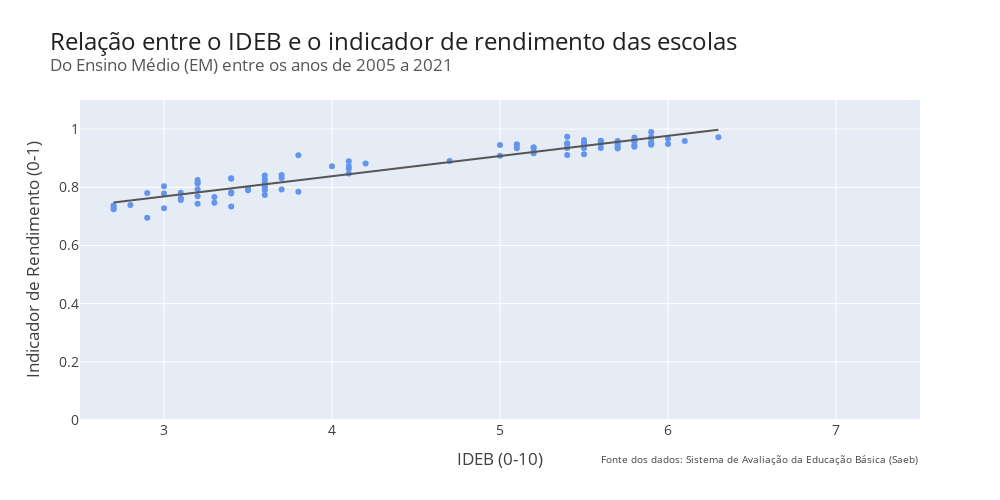

Notebook code cell kept with this figure:
### Markdown cell above
#### Gerando o gráfico

### Code cell
# Importando a biblioteca
import plotly.express as px

# Gerando o gráfico de dispersão com uma reta representando um modelo de regressão linear (OLS - Mínimos Quadrados Ordinários)
fig = px.scatter(ideb_em, x="ideb", y="indicador_rendimento", trendline = 'ols',
                 color_discrete_sequence = [AZUL3], trendline_color_override=CINZA3,
                 labels = {"ideb":"IDEB", "indicador_rendimento":"Indicador de Rendimento"})

# Ajustando o layout do gráfico
fig.update_layout(width=1000, height=500, yaxis_range = [0, 1.1], xaxis_range = [2.5, 7.5],
                  margin = dict(t=100), font_size=14, font_color= CINZA2,
                  title_font_color= CINZA1, title_font_size=24,
                  title_text='Relação entre o IDEB e o indicador de rendimento das escolas' +
                             '<br><sup size=1 style="color:#555655">Do Ensino Médio (EM) entre os anos de 2005 a 2021</sup>',
                  xaxis_title='IDEB (0-10)', yaxis_title='Indicador de Rendimento (0-1)')

# Dados ao passar o mouse
fig.update_traces(hovertemplate = "<b>IDEB:</b> %{x} <br><b>Indicador de Rend:</b> %{y}", selector = dict(type='scatter', mode = "markers"))

fig.add_annotation(text='Fonte dos dados: <a href="https://www.gov.br/inep/pt-br/areas-de-atuacao/avaliacao-e-exames-educacionais/saeb">'
                        'Sistema de Avaliação da Educação Básica (Saeb)</a>',
                   align="left", xref="paper", yref = "paper", x=1, y=-0.15, showarrow=False, font_size=10)
fig.show()

### Figure 1 — Plotly figure (JSON) as saved in the notebook; plotly's stock layout.template omitted (floating-point values rounded to 4 significant figures)
{"data": [{"hovertemplate": "<b>IDEB:</b> %{x} <br><b>Indicador de Rend:</b> %{y}", "legendgroup": "", "marker": {"color": "#6495ED", "symbol": "circle"}, "mode": "markers", "name": "", "orientation": "v", "showlegend": false, "type": "scatter", "x": [2.9, 5.7, 2.7, 5.2, 2.7, 5.0, 3.2, 5.7, 3.4, 5.9, 3.0, 5.5, 2.8, 5.1, 2.7, 5.1, 3.4, 5.7, 3.6, 5.8, 3.2, 5.8, 3.1, 5.2, 3.1, 5.4, 3.5, 5.6, 3.8, 5.9, 3.3, 5.6, 3.0, 5.4, 3.1, 5.2, 3.6, 5.8, 3.7, 6.0, 3.3, 5.6, 3.0, 5.2, 2.9, 5.0, 3.6, 5.4, 3.6, 5.7, 3.4, 5.4, 3.2, 5.1, 3.2, 4.7, 3.7, 5.5, 3.5, 5.6, 3.7, 5.7, 3.2, 5.5, 3.2, 5.5, 3.6, 5.9, 3.6, 5.9, 4.1, 6.1, 3.6, 5.8, 3.4, 5.8, 4.1, 6.0, 4.1, 6.3, 5.4, 3.4, 5.4, 3.8, 5.5, 4.1, 5.9, 4.2, 5.9, 4.0], "xaxis": "x", "y": [0.6951, 0.9432, 0.7308, 0.9168, 0.737, 0.9082, 0.7695, 0.9331, 0.7342, 0.9525, 0.7283, 0.9347, 0.7386, 0.9345, 0.7242, 0.9449, 0.7784, 0.936, 0.7737, 0.9562, 0.7434, 0.9445, 0.7622, 0.9214, 0.7567, 0.9363, 0.7895, 0.9352, 0.7846, 0.9465, 0.7465, 0.9508, 0.7784, 0.9357, 0.7813, 0.9379, 0.7897, 0.9394, 0.7924, 0.9485, 0.7666, 0.9582, 0.8033, 0.9353, 0.7799, 0.945, 0.8153, 0.9109, 0.8038, 0.9524, 0.7833, 0.951, 0.8134, 0.9477, 0.7933, 0.8901, 0.8315, 0.9495, 0.7954, 0.9597, 0.8422, 0.9593, 0.8152, 0.95, 0.8248, 0.9627, 0.8264, 0.9522, 0.7989, 0.9666, 0.873, 0.9594, 0.8408, 0.9606, 0.8295, 0.9712, 0.8648, 0.9665, 0.8473, 0.9722, 0.9738, 0.8311, 0.9498, 0.9098, 0.9136, 0.8893, 0.9727, 0.8818, 0.9902, 0.8724], "yaxis": "y"}, {"hovertemplate": "<b>OLS trendline</b><br>indicador_rendimento = 0.0694392 * ideb + 0.560133<br>R<sup>2</sup>=0.907207<br><br>IDEB=%{x}<br>Indicador de Rendimento=%{y} <b>(trend)</b><extra></extra>", "legendgroup": "", "line": {"color": "#555655"}, "marker": {"color": "#6495ED", "symbol": "circle"}, "mode": "lines", "name": "", "showlegend": false, "type": "scatter", "x": [2.7, 2.7, 2.7, 2.8, 2.9, 2.9, 3.0, 3.0, 3.0, 3.1, 3.1, 3.1, 3.2, 3.2, 3.2, 3.2, 3.2, 3.2, 3.3, 3.3, 3.4, 3.4, 3.4, 3.4, 3.4, 3.5, 3.5, 3.6, 3.6, 3.6, 3.6, 3.6, 3.6, 3.6, 3.7, 3.7, 3.7, 3.8, 3.8, 4.0, 4.1, 4.1, 4.1, 4.1, 4.2, 4.7, 5.0, 5.0, 5.1, 5.1, 5.1, 5.2, 5.2, 5.2, 5.2, 5.4, 5.4, 5.4, 5.4, 5.4, 5.4, 5.5, 5.5, 5.5, 5.5, 5.5, 5.6, 5.6, 5.6, 5.6, 5.7, 5.7, 5.7, 5.7, 5.7, 5.8, 5.8, 5.8, 5.8, 5.8, 5.9, 5.9, 5.9, 5.9, 5.9, 5.9, 6.0, 6.0, 6.1, 6.3], "xaxis": "x", "y": [0.7476, 0.7476, 0.7476, 0.7546, 0.7615, 0.7615, 0.7685, 0.7685, 0.7685, 0.7754, 0.7754, 0.7754, 0.7823, 0.7823, 0.7823, 0.7823, 0.7823, 0.7823, 0.7893, 0.7893, 0.7962, 0.7962, 0.7962, 0.7962, 0.7962, 0.8032, 0.8032, 0.8101, 0.8101, 0.8101, 0.8101, 0.8101, 0.8101, 0.8101, 0.8171, 0.8171, 0.8171, 0.824, 0.824, 0.8379, 0.8448, 0.8448, 0.8448, 0.8448, 0.8518, 0.8865, 0.9073, 0.9073, 0.9143, 0.9143, 0.9143, 0.9212, 0.9212, 0.9212, 0.9212, 0.9351, 0.9351, 0.9351, 0.9351, 0.9351, 0.9351, 0.942, 0.942, 0.942, 0.942, 0.942, 0.949, 0.949, 0.949, 0.949, 0.9559, 0.9559, 0.9559, 0.9559, 0.9559, 0.9629, 0.9629, 0.9629, 0.9629, 0.9629, 0.9698, 0.9698, 0.9698, 0.9698, 0.9698, 0.9698, 0.9768, 0.9768, 0.9837, 0.9976], "yaxis": "y"}], "layout": {"annotations": [{"align": "left", "font": {"size": 10}, "showarrow": false, "text": "Fonte dos dados: <a href=\"https://www.gov.br/inep/pt-br/areas-de-atuacao/avaliacao-e-exames-educacionais/saeb\">Sistema de Avaliação da Educação Básica (Saeb)</a>", "x": 1, "xref": "paper", "y": -0.15, "yref": "paper"}], "font": {"color": "#414040", "size": 14}, "height": 500, "legend": {"tracegroupgap": 0}, "margin": {"t": 100}, "title": {"font": {"color": "#231F20", "size": 24}, "text": "Relação entre o IDEB e o indicador de rendimento das escolas<br><sup size=1 style=\"color:#555655\">Do Ensino Médio (EM) entre os anos de 2005 a 2021</sup>"}, "width": 1000, "xaxis": {"anchor": "y", "domain": [0, 1], "range": [2.5, 7.5], "title": {"text": "IDEB (0-10)"}}, "yaxis": {"anchor": "x", "domain": [0, 1], "range": [0, 1.1], "title": {"text": "Indicador de Rendimento (0-1)"}}}}
